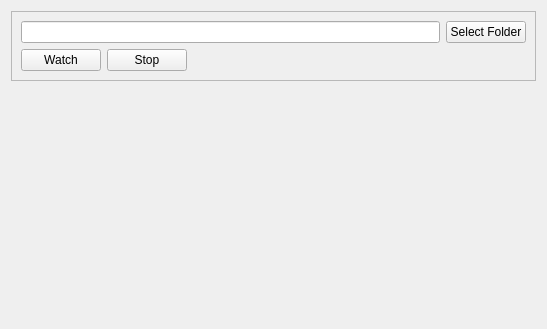
<?xml version="1.0" encoding="UTF-8"?>
<ui version="4.0">
 <class>MainPage</class>
 <widget class="QWidget" name="MainPage">
  <property name="geometry">
   <rect>
    <x>0</x>
    <y>0</y>
    <width>547</width>
    <height>329</height>
   </rect>
  </property>
  <property name="windowTitle">
   <string>Form</string>
  </property>
  <layout class="QVBoxLayout" name="verticalLayout_2">
   <item>
    <widget class="QFrame" name="frame">
     <property name="frameShape">
      <enum>QFrame::StyledPanel</enum>
     </property>
     <property name="frameShadow">
      <enum>QFrame::Raised</enum>
     </property>
     <layout class="QVBoxLayout" name="verticalLayout">
      <item>
       <layout class="QHBoxLayout" name="horizontalLayout_2">
        <item>
         <widget class="QLineEdit" name="lineedit_path"/>
        </item>
        <item>
         <widget class="QPushButton" name="button_select">
          <property name="text">
           <string>Select Folder</string>
          </property>
         </widget>
        </item>
       </layout>
      </item>
      <item>
       <layout class="QHBoxLayout" name="horizontalLayout">
        <item>
         <widget class="QPushButton" name="button_watch">
          <property name="text">
           <string>Watch</string>
          </property>
         </widget>
        </item>
        <item>
         <widget class="QPushButton" name="button_stop">
          <property name="text">
           <string>Stop</string>
          </property>
         </widget>
        </item>
        <item>
         <spacer name="horizontalSpacer">
          <property name="orientation">
           <enum>Qt::Horizontal</enum>
          </property>
          <property name="sizeHint" stdset="0">
           <size>
            <width>40</width>
            <height>20</height>
           </size>
          </property>
         </spacer>
        </item>
       </layout>
      </item>
     </layout>
    </widget>
   </item>
   <item>
    <spacer name="verticalSpacer">
     <property name="orientation">
      <enum>Qt::Vertical</enum>
     </property>
     <property name="sizeHint" stdset="0">
      <size>
       <width>20</width>
       <height>204</height>
      </size>
     </property>
    </spacer>
   </item>
  </layout>
 </widget>
 <resources/>
 <connections/>
</ui>
